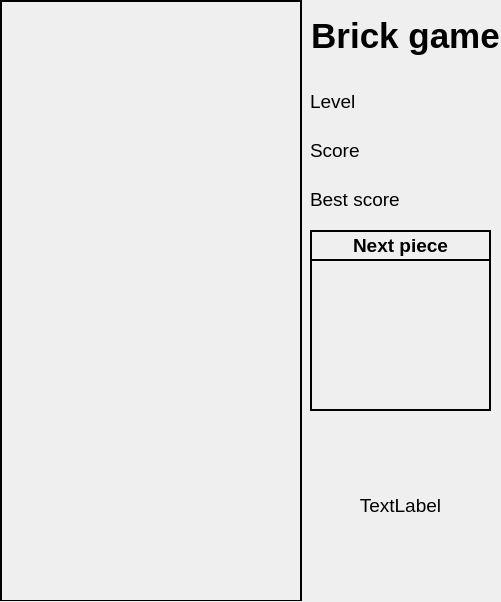
<?xml version="1.0" encoding="UTF-8"?>
<ui version="4.0">
 <class>View</class>
 <widget class="QWidget" name="View">
  <property name="geometry">
   <rect>
    <x>0</x>
    <y>0</y>
    <width>501</width>
    <height>602</height>
   </rect>
  </property>
  <property name="windowTitle">
   <string>View</string>
  </property>
  <widget class="QStackedWidget" name="stackedWidget">
   <property name="geometry">
    <rect>
     <x>0</x>
     <y>0</y>
     <width>500</width>
     <height>601</height>
    </rect>
   </property>
   <property name="styleSheet">
    <string notr="true"/>
   </property>
   <property name="currentIndex">
    <number>2</number>
   </property>
   <widget class="QWidget" name="Menu">
    <property name="styleSheet">
     <string notr="true">QWidget {
	color: black;
}</string>
    </property>
    <widget class="QPushButton" name="playAgain">
     <property name="geometry">
      <rect>
       <x>50</x>
       <y>360</y>
       <width>400</width>
       <height>81</height>
      </rect>
     </property>
     <property name="font">
      <font>
       <pointsize>25</pointsize>
      </font>
     </property>
     <property name="text">
      <string>Play Again</string>
     </property>
    </widget>
    <widget class="QPushButton" name="closeGame">
     <property name="geometry">
      <rect>
       <x>50</x>
       <y>460</y>
       <width>400</width>
       <height>81</height>
      </rect>
     </property>
     <property name="font">
      <font>
       <pointsize>25</pointsize>
      </font>
     </property>
     <property name="text">
      <string>Exit</string>
     </property>
    </widget>
    <widget class="QWidget" name="verticalLayoutWidget">
     <property name="geometry">
      <rect>
       <x>50</x>
       <y>50</y>
       <width>401</width>
       <height>291</height>
      </rect>
     </property>
     <layout class="QVBoxLayout" name="verticalLayout">
      <item>
       <widget class="QLabel" name="GameStatus">
        <property name="font">
         <font>
          <pointsize>26</pointsize>
          <weight>75</weight>
          <bold>true</bold>
         </font>
        </property>
        <property name="text">
         <string>Game Status</string>
        </property>
        <property name="alignment">
         <set>Qt::AlignCenter</set>
        </property>
       </widget>
      </item>
      <item>
       <layout class="QGridLayout" name="gridLayout">
        <item row="0" column="0">
         <widget class="QLabel" name="label_2">
          <property name="font">
           <font>
            <pointsize>25</pointsize>
           </font>
          </property>
          <property name="text">
           <string>Your score</string>
          </property>
          <property name="alignment">
           <set>Qt::AlignCenter</set>
          </property>
         </widget>
        </item>
        <item row="0" column="1">
         <widget class="QLabel" name="MenuCurrScore">
          <property name="font">
           <font>
            <pointsize>25</pointsize>
           </font>
          </property>
          <property name="text">
           <string/>
          </property>
          <property name="alignment">
           <set>Qt::AlignCenter</set>
          </property>
         </widget>
        </item>
        <item row="1" column="0">
         <widget class="QLabel" name="label_4">
          <property name="font">
           <font>
            <pointsize>25</pointsize>
           </font>
          </property>
          <property name="text">
           <string>Best score</string>
          </property>
          <property name="alignment">
           <set>Qt::AlignCenter</set>
          </property>
         </widget>
        </item>
        <item row="1" column="1">
         <widget class="QLabel" name="MenuBestScore">
          <property name="font">
           <font>
            <pointsize>25</pointsize>
           </font>
          </property>
          <property name="text">
           <string/>
          </property>
          <property name="alignment">
           <set>Qt::AlignCenter</set>
          </property>
         </widget>
        </item>
       </layout>
      </item>
     </layout>
    </widget>
   </widget>
   <widget class="QWidget" name="Entrance">
    <widget class="QPushButton" name="start_snake_btn">
     <property name="geometry">
      <rect>
       <x>130</x>
       <y>150</y>
       <width>250</width>
       <height>111</height>
      </rect>
     </property>
     <property name="font">
      <font>
       <pointsize>24</pointsize>
      </font>
     </property>
     <property name="text">
      <string>Snake</string>
     </property>
    </widget>
    <widget class="QLabel" name="label_11">
     <property name="geometry">
      <rect>
       <x>60</x>
       <y>10</y>
       <width>400</width>
       <height>131</height>
      </rect>
     </property>
     <property name="font">
      <font>
       <pointsize>42</pointsize>
      </font>
     </property>
     <property name="text">
      <string>Brick Games</string>
     </property>
     <property name="alignment">
      <set>Qt::AlignCenter</set>
     </property>
    </widget>
    <widget class="QPushButton" name="start_tetris_btn">
     <property name="geometry">
      <rect>
       <x>130</x>
       <y>280</y>
       <width>250</width>
       <height>101</height>
      </rect>
     </property>
     <property name="font">
      <font>
       <pointsize>24</pointsize>
      </font>
     </property>
     <property name="text">
      <string>Tetris</string>
     </property>
    </widget>
    <widget class="QPushButton" name="exit_btn">
     <property name="geometry">
      <rect>
       <x>130</x>
       <y>400</y>
       <width>250</width>
       <height>101</height>
      </rect>
     </property>
     <property name="font">
      <font>
       <pointsize>24</pointsize>
      </font>
     </property>
     <property name="text">
      <string>Exit</string>
     </property>
    </widget>
   </widget>
   <widget class="QWidget" name="SnakeGame">
    <widget class="QWidget" name="GameField" native="true">
     <property name="geometry">
      <rect>
       <x>0</x>
       <y>0</y>
       <width>302</width>
       <height>602</height>
      </rect>
     </property>
     <property name="styleSheet">
      <string notr="true">QWidget {
    border: 2px solid black;
}</string>
     </property>
    </widget>
    <widget class="QWidget" name="gridLayoutWidget_2">
     <property name="geometry">
      <rect>
       <x>310</x>
       <y>80</y>
       <width>191</width>
       <height>141</height>
      </rect>
     </property>
     <layout class="QGridLayout" name="gridLayout_2" columnstretch="4,5">
      <item row="0" column="0">
       <widget class="QLabel" name="label">
        <property name="font">
         <font>
          <pointsize>14</pointsize>
          <weight>50</weight>
          <bold>false</bold>
         </font>
        </property>
        <property name="text">
         <string>Level</string>
        </property>
        <property name="alignment">
         <set>Qt::AlignLeading|Qt::AlignLeft|Qt::AlignVCenter</set>
        </property>
       </widget>
      </item>
      <item row="1" column="0">
       <widget class="QLabel" name="label_3">
        <property name="font">
         <font>
          <pointsize>14</pointsize>
          <weight>50</weight>
          <bold>false</bold>
         </font>
        </property>
        <property name="text">
         <string>Score</string>
        </property>
        <property name="alignment">
         <set>Qt::AlignLeading|Qt::AlignLeft|Qt::AlignVCenter</set>
        </property>
       </widget>
      </item>
      <item row="2" column="0">
       <widget class="QLabel" name="label_6">
        <property name="font">
         <font>
          <pointsize>14</pointsize>
          <weight>50</weight>
          <bold>false</bold>
         </font>
        </property>
        <property name="text">
         <string>Best score</string>
        </property>
        <property name="alignment">
         <set>Qt::AlignLeading|Qt::AlignLeft|Qt::AlignVCenter</set>
        </property>
       </widget>
      </item>
      <item row="0" column="1">
       <widget class="QLabel" name="CurrLevel">
        <property name="font">
         <font>
          <pointsize>14</pointsize>
         </font>
        </property>
        <property name="text">
         <string/>
        </property>
       </widget>
      </item>
      <item row="1" column="1">
       <widget class="QLabel" name="CurrScore">
        <property name="font">
         <font>
          <pointsize>14</pointsize>
         </font>
        </property>
        <property name="text">
         <string/>
        </property>
       </widget>
      </item>
      <item row="2" column="1">
       <widget class="QLabel" name="BestScore">
        <property name="font">
         <font>
          <pointsize>14</pointsize>
         </font>
        </property>
        <property name="text">
         <string/>
        </property>
       </widget>
      </item>
     </layout>
    </widget>
    <widget class="QLabel" name="name_game">
     <property name="geometry">
      <rect>
       <x>310</x>
       <y>10</y>
       <width>191</width>
       <height>51</height>
      </rect>
     </property>
     <property name="font">
      <font>
       <pointsize>26</pointsize>
       <weight>75</weight>
       <italic>false</italic>
       <bold>true</bold>
      </font>
     </property>
     <property name="text">
      <string>Brick game</string>
     </property>
     <property name="alignment">
      <set>Qt::AlignCenter</set>
     </property>
    </widget>
    <widget class="QWidget" name="next_field" native="true">
     <property name="geometry">
      <rect>
       <x>310</x>
       <y>230</y>
       <width>181</width>
       <height>181</height>
      </rect>
     </property>
     <property name="styleSheet">
      <string notr="true">QWidget {
    border: 2px solid black;
}</string>
     </property>
     <widget class="QLabel" name="label_13">
      <property name="geometry">
       <rect>
        <x>0</x>
        <y>0</y>
        <width>181</width>
        <height>31</height>
       </rect>
      </property>
      <property name="font">
       <font>
        <pointsize>14</pointsize>
        <weight>75</weight>
        <italic>false</italic>
        <bold>true</bold>
       </font>
      </property>
      <property name="text">
       <string>Next piece</string>
      </property>
      <property name="alignment">
       <set>Qt::AlignCenter</set>
      </property>
     </widget>
    </widget>
    <widget class="QLabel" name="InfoLabel">
     <property name="geometry">
      <rect>
       <x>310</x>
       <y>420</y>
       <width>181</width>
       <height>171</height>
      </rect>
     </property>
     <property name="font">
      <font>
       <pointsize>14</pointsize>
      </font>
     </property>
     <property name="text">
      <string>TextLabel</string>
     </property>
     <property name="alignment">
      <set>Qt::AlignCenter</set>
     </property>
    </widget>
   </widget>
   <widget class="QWidget" name="TetrisGame"/>
  </widget>
 </widget>
 <resources/>
 <connections/>
</ui>
